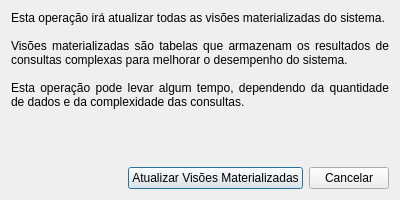
<?xml version="1.0" encoding="UTF-8"?>
<!-- Path: gui\materialized_views\refresh_materialized_views_dialog.ui -->
<ui version="4.0">
 <class>RefreshMaterializedViewsDialog</class>
 <widget class="QDialog" name="RefreshMaterializedViewsDialog">
  <property name="geometry">
   <rect>
    <x>0</x>
    <y>0</y>
    <width>400</width>
    <height>200</height>
   </rect>
  </property>
  <property name="windowTitle">
   <string>Atualizar Visões Materializadas</string>
  </property>
  <layout class="QVBoxLayout" name="verticalLayout">
   <item>
    <widget class="QLabel" name="infoLabel">
     <property name="text">
      <string>Esta operação irá atualizar todas as visões materializadas do sistema.

Visões materializadas são tabelas que armazenam os resultados de consultas complexas para melhorar o desempenho do sistema.

Esta operação pode levar algum tempo, dependendo da quantidade de dados e da complexidade das consultas.</string>
     </property>
     <property name="alignment">
      <set>Qt::AlignJustify|Qt::AlignVCenter</set>
     </property>
     <property name="wordWrap">
      <bool>true</bool>
     </property>
    </widget>
   </item>
   <item>
    <spacer name="verticalSpacer">
     <property name="orientation">
      <enum>Qt::Vertical</enum>
     </property>
     <property name="sizeHint" stdset="0">
      <size>
       <width>20</width>
       <height>40</height>
      </size>
     </property>
    </spacer>
   </item>
   <item>
    <layout class="QHBoxLayout" name="horizontalLayout">
     <item>
      <spacer name="horizontalSpacer">
       <property name="orientation">
        <enum>Qt::Horizontal</enum>
       </property>
       <property name="sizeHint" stdset="0">
        <size>
         <width>40</width>
         <height>20</height>
        </size>
       </property>
      </spacer>
     </item>
     <item>
      <widget class="QPushButton" name="refreshButton">
       <property name="text">
        <string>Atualizar Visões Materializadas</string>
       </property>
      </widget>
     </item>
     <item>
      <widget class="QPushButton" name="cancelButton">
       <property name="text">
        <string>Cancelar</string>
       </property>
      </widget>
     </item>
    </layout>
   </item>
  </layout>
 </widget>
 <resources/>
 <connections/>
</ui>
